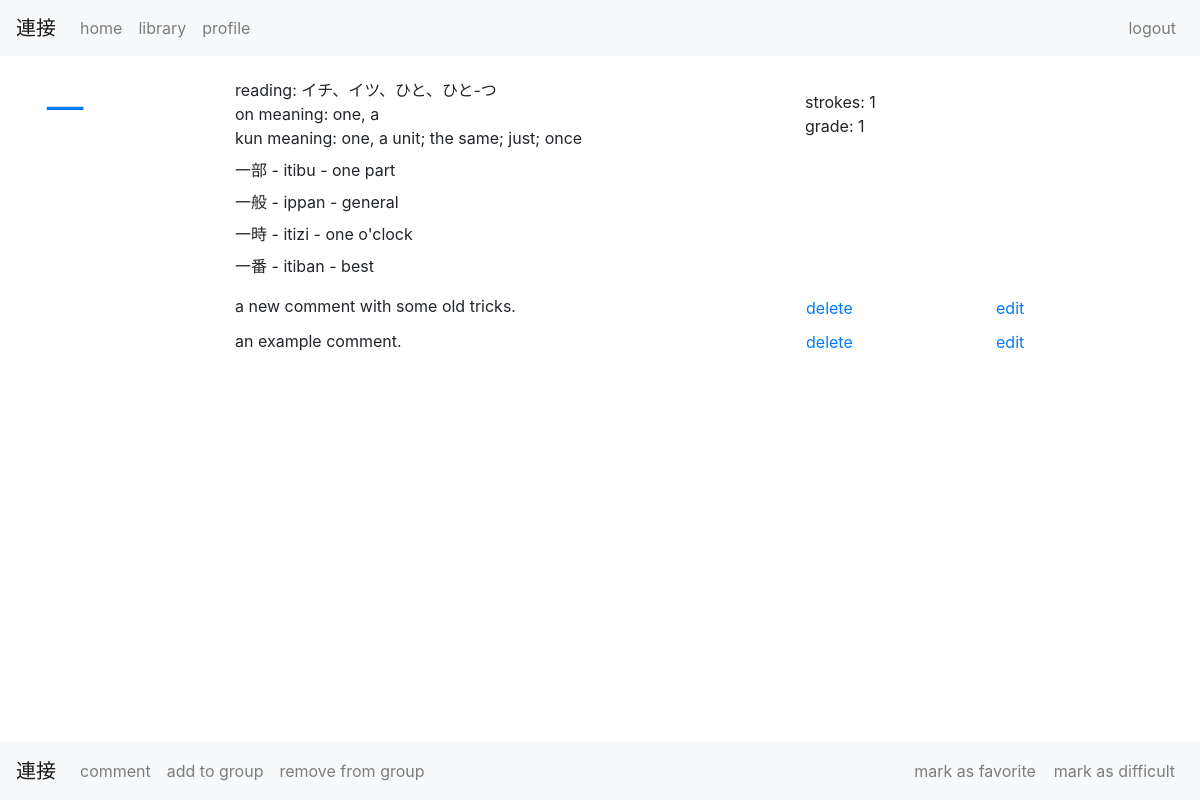
The app's page /toshokan/41/ (signed in) with its own data.
### toshokan/models.py (models this page shows, shortened)
class Kanji(models.Model):
    character   = models.CharField(max_length=10)
    strokes     = models.IntegerField(default=0)
    grade       = models.IntegerField(default=0)
    jlpt        = models.CharField(max_length=2, default="-")
    on_meaning  = models.CharField(max_length=1000, default="")
    kun_meaning = models.CharField(max_length=1000, default="")
    reading     = models.CharField(max_length=100, default="")

class KanjiCompound(models.Model):
    characters        = models.CharField(max_length=20)
    meaning           = models.TextField()
    frequency         = models.IntegerField(default=0, blank=True)
    reading_eng       = models.CharField(max_length=100)
    constituent_kanji = models.ManyToManyField(Kanji,
        blank=True,
        related_name="constituent_kanji",
        through="KanjiCompoundElement")

### base/models.py (models this page shows)
class KanjiComment(models.Model):
    kanji     = models.ForeignKey(Kanji, related_name="kanji_comment", on_delete=models.CASCADE)
    user      = models.ForeignKey(UserProfile, related_name="comment_profile", on_delete=models.CASCADE)
    comment   = models.TextField()
    date_time = models.DateTimeField(default=timezone.now)
    def __str__(self):
        return str(self.comment)

### toshokan/views.py (the view)
# urls.py: path('<int:kanji_id>/', views.individual, name='individual'),
@login_required
def individual(request, kanji_id):
    kanji          = get_object_or_404(Kanji, pk=kanji_id)
    userprofile    = request.user.profile
    comments       = kanji.kanji_comment.filter(user__id=userprofile.id).order_by('-date_time')
    groups         = kanji.kanjigroupelement_set.filter(group__user__id=userprofile.id)
    is_interesting = kanji.interesting_kanji.filter(pk=userprofile.pk).exists()
    is_difficult   = kanji.difficult_kanji.filter(pk=userprofile.pk).exists()
    is_known       = kanji.known_kanji.filter(pk=userprofile.pk).exists()
    jukugo         = kanji.constituent_kanji.order_by('-frequency')[:4]
    context = {'kanji': kanji,
     'is_interesting': is_interesting,
     'is_difficult': is_difficult,
     'is_known': is_known,
     'comments': comments,
     'groups': groups,
     'jukugo': jukugo,
     }
    return render(request, 'toshokan/individual.html', context)

### toshokan/templates/toshokan/individual.html (shortened to what this page needs)
{% extends 'base/base.html' %}
{% block content %}
    <nav class="navbar fixed-bottom navbar-light navbar-expand-lg bg-light">
        <a class="navbar-brand" href="{% url 'base:index' %}">連接</a>
        <div class="collapse navbar-collapse" id="navbarNavBottom">
            <ul class="navbar-nav">
                <li class="nav-item">
                    <a class="nav-link" href="{% url 'toshokan:comment' kanji.id %}">comment</a>
                </li>
                <li class="nav-item">
                    <a class="nav-link" href="{% url 'toshokan:kanji_group_view' kanji.id %}">add to group</a>
                </li>
                <li class="nav-item">
                    <a class="nav-link" href="{% url 'toshokan:kanji_delete_group_view' kanji.id %}">remove from group</a>
                </li>
            </ul>
            <ul class="navbar-nav ml-auto">
                <li class="nav-item">
                    <form action="{% url 'toshokan:toggle_interesting' kanji.id %}" method="POST">
                        <button class="btn btn-link nav-link">mark as favorite</button>
                    </form>
                </li>
                <li class="nav-item">
                    <form action="{% url 'toshokan:toggle_difficult' kanji.id %}" method="POST">
                        <button class="btn btn-link nav-link">mark as difficult</button>
                    </form>
                </li>
            </ul>
        </div>
    </nav>
    <div class="row align-items-center py-2">
        <div class="col-sm-2">
            <h1>
                <a href="{% url 'toshokan:individual' kanji.id %}">{{ kanji.character }}</a>
            </h1>
        </div>
        <div class="col-sm-6">
            <div>
                reading: {{ kanji.reading }}
            </div>
            <div>
                on meaning: {{ kanji.on_meaning }}
            </div>
            <div>
                kun meaning: {{ kanji.kun_meaning }}
            </div>
        </div>
        <div class="col-sm-4">
            <div>
                strokes: {{ kanji.strokes }}
            </div>
            <div>
                grade: {{ kanji.grade }}
            </div>
        </div>
    </div>
    <div class="row">
    {% for compound in jukugo %}
        <div class="col-sm-10 offset-2 pb-2">
            {{ compound.characters }} - {{ compound.reading_eng }} - {{ compound.meaning }}
        </div>
    {% endfor %}
    </div>
    <div class="row py-2">
    {% for comment in comments %}
        <div class="col-sm-6 offset-2 pb-2">
            {{ comment }}
        </div>
        <div class="col-sm-2 pb-2">
            <form action="{% url 'toshokan:delete_comment' kanji.id comment.id %}" method="POST">
                <input class="btn btn-link p-0" type="submit" value="delete" name="delete">
            </form>
        </div>
        <div class="col-sm-2 pb-2">
            <form action="{% url 'toshokan:edit_comment' kanji.id comment.id %}" method="POST">
                <input class="btn btn-link p-0" type="submit" value="edit" name="edit">
            </form>
        </div>
    {% endfor %}
    </div>
{% endblock %}

### base/static/base/base.css (style rules this page uses)
body { padding-top: 70px; padding-bottom: 70px; }

### records on screen
Kanji: character "一", reading "イチ、イツ、ひと、ひと-つ", on_meaning "one, a", kun_meaning "one, a unit; the same; just; once", strokes "1", grade "1"
KanjiCompound: characters "一部", reading_eng "itibu", meaning "one part"
KanjiCompound: characters "一般", reading_eng "ippan", meaning "general"
KanjiCompound: characters "一時", reading_eng "itizi", meaning "one o'clock"
KanjiCompound: characters "一番", reading_eng "itiban", meaning "best"
KanjiComment: comment "a new comment with some old tricks."
KanjiComment: comment "an example comment."
